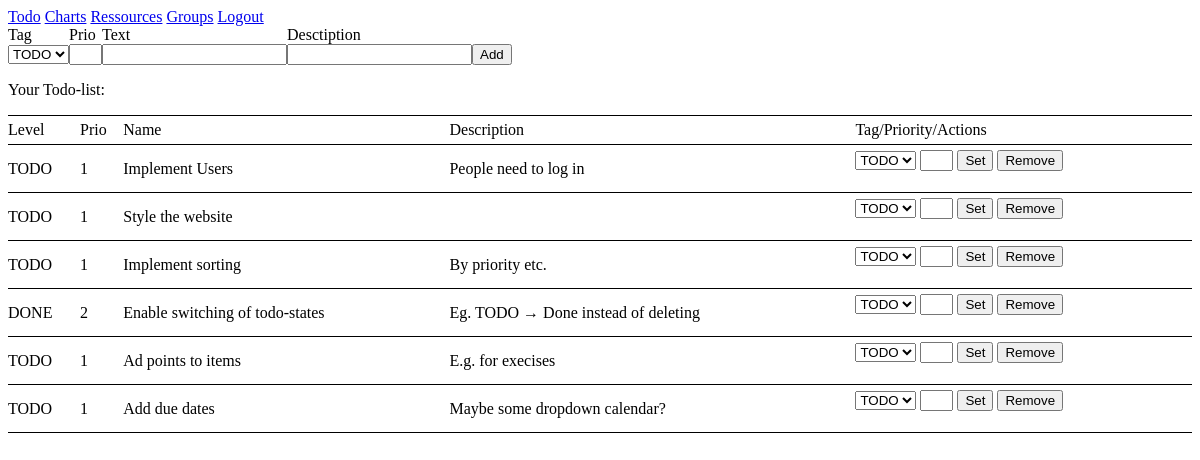
The page / on the database its author committed.
### todolist/models.py (models this page shows, shortened)
class TodoItem(models.Model):
    priority = models.IntegerField()
    todo_type = models.ForeignKey(TodoType)
    todo_text = models.CharField(max_length=200)
    todo_description = models.CharField(max_length=1000)
    deadline = models.DateTimeField()

class TodoType(models.Model):
    type_tag_name = models.CharField(max_length=10)
    type_tag_description = models.CharField(max_length=1000)
    type_color_red = models.IntegerField()
    type_color_green = models.IntegerField()
    type_color_blue = models.IntegerField()
    def __unicode__(self):
        return self.type_tag_name

### todolist/views.py (the view)
# urls.py: url(r'^$', views.TodoListView.as_view(), name='index'),
class TodoListView(generic.ListView):
    template_name = 'todolist/index.html'
    context_object_name = 'todo_data'
    def get_context_data(self, **kwargs):
        context = super(generic.ListView, self).get_context_data(**kwargs)
        context['todo_items'] = TodoItem.objects.all()
        context['todo_types'] = TodoType.objects.all()
        return context
    def get_queryset(self):
        return TodoItem.objects.all()

### todolist/templates/todolist/index.html (shortened to what this page needs)
{% load staticfiles %}
<link rel="stylesheet" type="text/css" href="{% static 'todolist/style.css' %}" />
{% include "todolist/headlinks.html" %}
<form action="{% url 'todolist:add_todo' %}" method="post">
  <table class="plain-table">
    <tr>
      <td>Tag</td>
      <td>Prio</td>
      <td>Text</td>
      <td>Desctiption</td>
    </tr>
    <tr>
      <td>
	<select name="new_todo_tag">
	  {% for item in todo_types %}
	  <option value="{{item.id}}">{{item}}</option>
	  {% endfor %}
	</select>
      </td>
      <td><input type="Text" size=1 name="new_todo_priority"/></td>
      <td><input type="Text" name="new_todo_text"/></td>
      <td><input type="Text" name="new_todo_description"/></td>
      <td><input type="submit" name="add_todo_button" value="Add"/> </td>
    </tr>
</table>
</form>
{% if todo_items %}
<p>Your Todo-list:</p>
<table style="width:100%">
  <tr>
    <td>Level</td>
    <td>Prio</td>
    <td>Name</td>
    <td>Description</td>
    <td>Tag/Priority/Actions</td>
  </tr>
  {% for item in todo_items %}
  <tr>
    <td> {{ item.todo_type.type_tag_name }} </td>
    <td> {{ item.priority }} </td>
    <td> {{ item.todo_text }} </td>
    <td> {{ item.todo_description }} </td>
    <td>
      <form action="{% url 'todolist:remove_todo' %}" method="post">
	<select name="set_todo_tag">
	  {% for item in todo_types %}
	  <option value="{{item.id}}">{{item}}</option>
	  {% endfor %}
	</select>
	<input type="Text" size="1" name="todo_priority"/>
	<button type="submit" name="set" value="{{item.id}}">Set</button>
	<button type="submit" name="remove" value="{{item.id}}">Remove</button>
      </form>
    </td>
  </tr>
  {% endfor %}
</table>
{% else %}
<p>Nothing to do :)</p>
{% endif %}

### todolist/static/todolist/style.css (style rules this page uses)
table { border-collapse: collapse; }
td { padding: 5px 0; border-width: 1px 0; border-color: #000; border-style: solid; }
table.plain-table td { padding: 0; border-width: 0; }
form { padding: 0; }

### rows shown on the page
TodoItem: todo_type.type_tag_name "TODO", priority "1", todo_text "Implement Users", todo_description "People need to log in", {{ item.id }} 7 (drawn)
TodoItem: todo_type.type_tag_name "TODO", priority "1", todo_text "Style the website", {{ item.id }} 8 (drawn)
TodoItem: todo_type.type_tag_name "TODO", priority "1", todo_text "Implement sorting", todo_description "By priority etc.", {{ item.id }} 9 (drawn)
TodoItem: todo_type.type_tag_name "DONE", priority "2", todo_text "Enable switching of todo-states", todo_description "Eg. TODO → Done instead of deleting", {{ item.id }} 10 (drawn)
TodoItem: todo_type.type_tag_name "TODO", priority "1", todo_text "Ad points to items", todo_description "E.g. for execises", {{ item.id }} 22 (drawn)
TodoItem: todo_type.type_tag_name "TODO", priority "1", todo_text "Add due dates", todo_description "Maybe some dropdown calendar?", {{ item.id }} 23 (drawn)

### other values the page prints
form field new_todo_tag "TODO"
form field set_todo_tag "TODO"
